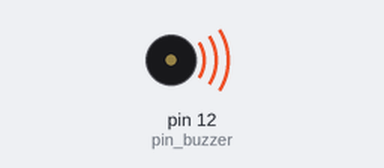
Bench run of a sketch on a simulated Arduino Uno, built with avr-gcc and run on an emulated ATmega328P. Parts: buzzer (waves = sounding, pin HIGH).

Above: at 1.5 s.
At 4.5 s:
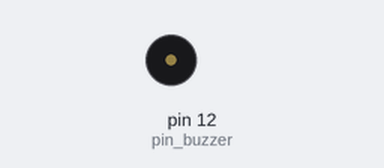
Timing chart, 0 to 7.8 s (numbered marks = the images above):
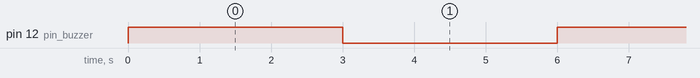

The sketch:

006-active-buzzer.ino
```cpp
#define pin_buzzer 12

void setup() {
  pinMode(pin_buzzer, OUTPUT);
}

void loop() {
  digitalWrite(pin_buzzer, HIGH);
  delay(3000);

  digitalWrite(pin_buzzer, LOW);
  delay(3000);
}
```

Measured:
- by itself, pin 12 (pin_buzzer): alternates HIGH for 3.0 s and LOW for 3.0 s
